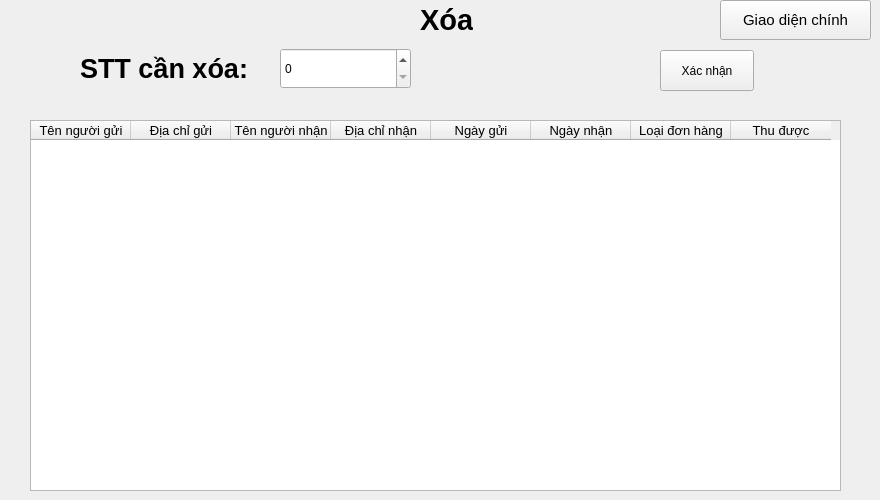
    <widget class="QWidget" name="page">
     <widget class="QLabel" name="label0_25">
      <property name="geometry">
       <rect>
        <x>420</x>
        <y>0</y>
        <width>53</width>
        <height>39</height>
       </rect>
      </property>
      <property name="font">
       <font>
        <family>Segoe UI</family>
        <pointsize>22</pointsize>
        <bold>true</bold>
       </font>
      </property>
      <property name="autoFillBackground">
       <bool>false</bool>
      </property>
      <property name="text">
       <string>Xóa</string>
      </property>
     </widget>
     <widget class="QLabel" name="label0_26">
      <property name="geometry">
       <rect>
        <x>80</x>
        <y>50</y>
        <width>298</width>
        <height>36</height>
       </rect>
      </property>
      <property name="font">
       <font>
        <family>Segoe UI</family>
        <pointsize>20</pointsize>
        <bold>true</bold>
       </font>
      </property>
      <property name="autoFillBackground">
       <bool>false</bool>
      </property>
      <property name="text">
       <string>STT cần xóa:</string>
      </property>
     </widget>
     <widget class="QTableWidget" name="tableWidgetDSToanBoDonHang">
      <property name="geometry">
       <rect>
        <x>30</x>
        <y>120</y>
        <width>811</width>
        <height>371</height>
       </rect>
      </property>
      <property name="font">
       <font>
        <pointsize>10</pointsize>
       </font>
      </property>
      <column>
       <property name="text">
        <string>Tên người gửi</string>
       </property>
      </column>
      <column>
       <property name="text">
        <string>Địa chỉ gửi</string>
       </property>
      </column>
      <column>
       <property name="text">
        <string>Tên người nhận</string>
       </property>
      </column>
      <column>
       <property name="text">
        <string>Địa chỉ nhận</string>
       </property>
      </column>
      <column>
       <property name="text">
        <string>Ngày gửi</string>
       </property>
      </column>
      <column>
       <property name="text">
        <string>Ngày nhận</string>
       </property>
      </column>
      <column>
       <property name="text">
        <string>Loại đơn hàng</string>
       </property>
      </column>
      <column>
       <property name="text">
        <string>Thu được</string>
       </property>
      </column>
     </widget>
     <widget class="QPushButton" name="pushButtonXacNhanXoaDon">
      <property name="geometry">
       <rect>
        <x>660</x>
        <y>50</y>
        <width>94</width>
        <height>41</height>
       </rect>
      </property>
      <property name="text">
       <string>Xác nhận</string>
      </property>
     </widget>
     <widget class="QPushButton" name="pushButtonVeGDCPageXoa">
      <property name="geometry">
       <rect>
        <x>720</x>
        <y>0</y>
        <width>151</width>
        <height>40</height>
       </rect>
      </property>
      <property name="font">
       <font>
        <pointsize>11</pointsize>
        <bold>false</bold>
       </font>
      </property>
      <property name="text">
       <string>Giao diện chính</string>
      </property>
     </widget>
     <widget class="QSpinBox" name="spinBoxSTTCanXoa">
      <property name="geometry">
       <rect>
        <x>280</x>
        <y>48</y>
        <width>131</width>
        <height>41</height>
       </rect>
      </property>
     </widget>
    </widget>
